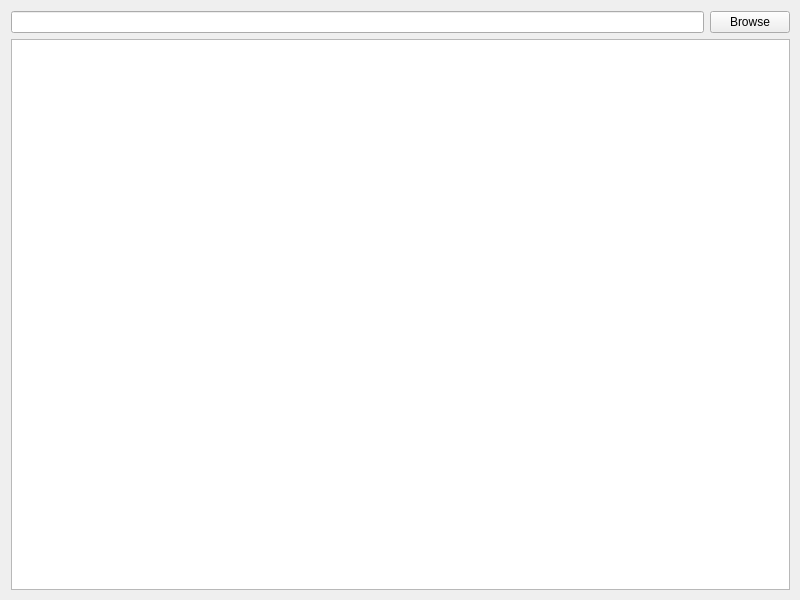
<?xml version="1.0" encoding="UTF-8"?>
<ui version="4.0">
 <class>MainWindow</class>
 <widget class="QMainWindow" name="MainWindow">
  <property name="geometry">
   <rect>
    <x>0</x>
    <y>0</y>
    <width>800</width>
    <height>600</height>
   </rect>
  </property>
  <property name="windowTitle">
   <string>MainWindow</string>
  </property>
  <widget class="QWidget" name="centralWidget">
   <widget class="QWidget" name="verticalLayoutWidget">
    <property name="geometry">
     <rect>
      <x>0</x>
      <y>0</y>
      <width>801</width>
      <height>601</height>
     </rect>
    </property>
    <layout class="QVBoxLayout" name="verticalLayout" stretch="1,100">
     <property name="sizeConstraint">
      <enum>QLayout::SetNoConstraint</enum>
     </property>
     <item>
      <layout class="QHBoxLayout" name="horizontalLayout_2" stretch="100,1">
       <item>
        <widget class="QLineEdit" name="lineEdit"/>
       </item>
       <item>
        <widget class="QPushButton" name="pushButton">
         <property name="text">
          <string>Browse</string>
         </property>
        </widget>
       </item>
      </layout>
     </item>
     <item>
      <widget class="QTableView" name="tableView">
       <property name="font">
        <font>
         <family>Consolas</family>
        </font>
       </property>
       <property name="styleSheet">
        <string notr="true">QHeaderView::section { background-color:darkBlue }</string>
       </property>
       <property name="selectionMode">
        <enum>QAbstractItemView::NoSelection</enum>
       </property>
       <property name="wordWrap">
        <bool>false</bool>
       </property>
      </widget>
     </item>
    </layout>
   </widget>
  </widget>
 </widget>
 <layoutdefault spacing="6" margin="11"/>
 <resources/>
 <connections/>
</ui>
